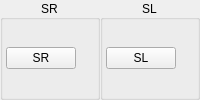
              <widget class="QWidget" name="buttonShoulderButtonsSLSRLeft" native="true">
               <layout class="QHBoxLayout" name="horizontalLayout">
                <property name="spacing">
                 <number>0</number>
                </property>
                <property name="leftMargin">
                 <number>0</number>
                </property>
                <property name="topMargin">
                 <number>0</number>
                </property>
                <property name="rightMargin">
                 <number>0</number>
                </property>
                <property name="bottomMargin">
                 <number>0</number>
                </property>
                <item>
                 <widget class="QGroupBox" name="buttonShoulderButtonsSRLeftGroup">
                  <property name="title">
                   <string>SR</string>
                  </property>
                  <property name="alignment">
                   <set>Qt::AlignmentFlag::AlignCenter</set>
                  </property>
                  <layout class="QVBoxLayout" name="buttonShoulderButtonsSRLeftVerticalLayout">
                   <property name="spacing">
                    <number>3</number>
                   </property>
                   <property name="leftMargin">
                    <number>3</number>
                   </property>
                   <property name="topMargin">
                    <number>3</number>
                   </property>
                   <property name="rightMargin">
                    <number>3</number>
                   </property>
                   <property name="bottomMargin">
                    <number>3</number>
                   </property>
                   <item>
                    <widget class="QPushButton" name="buttonSRLeft">
                     <property name="minimumSize">
                      <size>
                       <width>70</width>
                       <height>0</height>
                      </size>
                     </property>
                     <property name="maximumSize">
                      <size>
                       <width>68</width>
                       <height>16777215</height>
                      </size>
                     </property>
                     <property name="styleSheet">
                      <string notr="true">min-width: 68px;</string>
                     </property>
                     <property name="text">
                      <string>SR</string>
                     </property>
                    </widget>
                   </item>
                  </layout>
                 </widget>
                </item>
                <item>
                 <widget class="QGroupBox" name="buttonShoulderButtonsSLLeftGroup">
                  <property name="title">
                   <string>SL</string>
                  </property>
                  <property name="alignment">
                   <set>Qt::AlignmentFlag::AlignCenter</set>
                  </property>
                  <layout class="QVBoxLayout" name="buttonShoulderButtonsSLLeftVerticalLayout">
                   <property name="spacing">
                    <number>3</number>
                   </property>
                   <property name="leftMargin">
                    <number>3</number>
                   </property>
                   <property name="topMargin">
                    <number>3</number>
                   </property>
                   <property name="rightMargin">
                    <number>3</number>
                   </property>
                   <property name="bottomMargin">
                    <number>3</number>
                   </property>
                   <item>
                    <widget class="QPushButton" name="buttonSLLeft">
                     <property name="minimumSize">
                      <size>
                       <width>70</width>
                       <height>0</height>
                      </size>
                     </property>
                     <property name="maximumSize">
                      <size>
                       <width>68</width>
                       <height>16777215</height>
                      </size>
                     </property>
                     <property name="styleSheet">
                      <string notr="true">min-width: 68px;</string>
                     </property>
                     <property name="text">
                      <string>SL</string>
                     </property>
                    </widget>
                   </item>
                  </layout>
                 </widget>
                </item>
               </layout>
              </widget>
